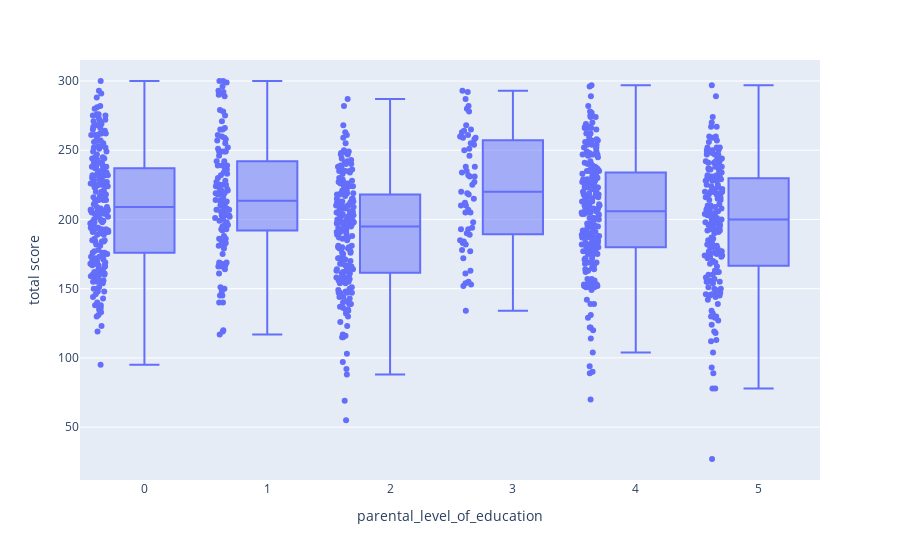

This figure's notebook cell:
### Code cell
fig = px.box(df, x='parental_level_of_education', y='total score', points="all")
fig.show()

### Figure 1 — Plotly figure (JSON) as saved in the notebook; plotly's stock layout.template omitted (floating-point values rounded to 4 significant figures; data arrays with more than 128 entries replaced by an {"elided": "..."} marker saying what was removed)
{"data": [{"alignmentgroup": "True", "boxpoints": "all", "hovertemplate": "parental_level_of_education=%{x}<br>total score=%{y}<extra></extra>", "legendgroup": "", "marker": {"color": "#636efa"}, "name": "", "notched": false, "offsetgroup": "", "orientation": "v", "showlegend": false, "type": "box", "x": {"elided": "1000 int values"}, "x0": " ", "xaxis": "x", "y": {"elided": "1000 int values"}, "y0": " ", "yaxis": "y"}], "layout": {"boxmode": "group", "legend": {"tracegroupgap": 0}, "margin": {"t": 60}, "xaxis": {"anchor": "y", "domain": [0, 1], "title": {"text": "parental_level_of_education"}}, "yaxis": {"anchor": "x", "domain": [0, 1], "title": {"text": "total score"}}}}
